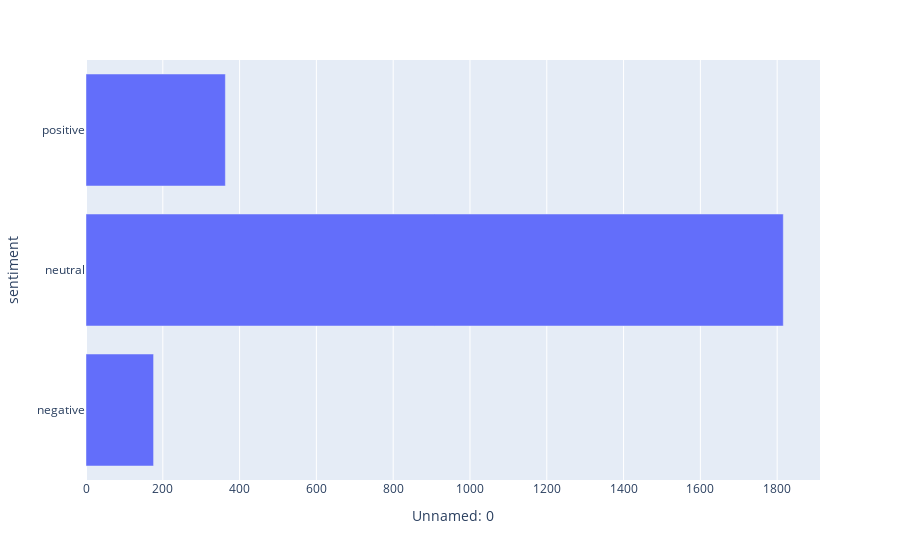

The notebook cell saved with this chart:
### Markdown cell above
## Sputnik V

### Code cell
sputnik = filtered_timeline(df, ['sputnik'], title='sputnik')


sputnik_df = sputnik.groupby(['sentiment']).count()
sputnik_df=sputnik_df.drop(columns=['user_description','user_created','user_followers','user_friends','user_favourites','user_verified','source','user_name','id','user_location','date','text','hashtags','retweets','favorites','is_retweet','orig_text'])



import plotly.express as px

fig = px.bar(sputnik_df, x='Unnamed: 0')
fig.show()

### Figure 1 — Plotly figure (JSON) as saved in the notebook; plotly's stock layout.template omitted (floating-point values rounded to 4 significant figures)
{"data": [{"alignmentgroup": "True", "hovertemplate": "Unnamed: 0=%{x}<br>sentiment=%{y}<extra></extra>", "legendgroup": "", "marker": {"color": "#636efa"}, "name": "", "offsetgroup": "", "orientation": "h", "showlegend": false, "textposition": "auto", "type": "bar", "x": [176, 1816, 363], "xaxis": "x", "y": ["negative", "neutral", "positive"], "yaxis": "y"}], "layout": {"barmode": "relative", "legend": {"tracegroupgap": 0}, "margin": {"t": 60}, "xaxis": {"anchor": "y", "domain": [0, 1], "title": {"text": "Unnamed: 0"}}, "yaxis": {"anchor": "x", "domain": [0, 1], "title": {"text": "sentiment"}}}}
